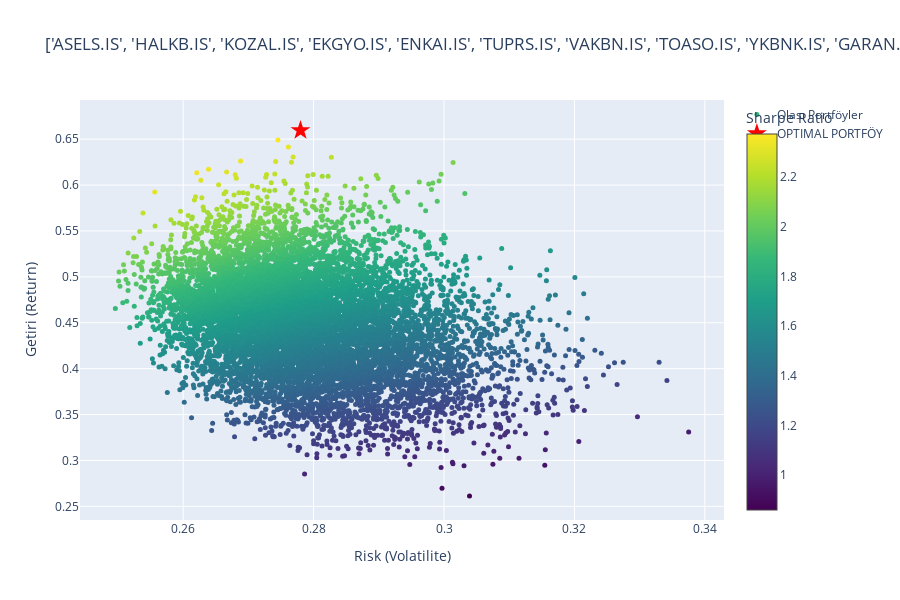

Notebook source saved alongside this figure:
### Markdown cell above
## Best Portfolio with Monte Carlo Simulation

### Code cell
import plotly.graph_objects as go

symbols = top_10_symbols
period = '1y'

df_portfolio = get_portfolio_history(symbols, period=period)

# ---  Simülasyon Ayarları ---
num_portfolios = 10000 # 10000 senaryo deneyelim
all_weights = np.zeros((num_portfolios, len(symbols)))
ret_arr = np.zeros(num_portfolios)
vol_arr = np.zeros(num_portfolios)
sharpe_arr = np.zeros(num_portfolios)

print(f"{num_portfolios} senaryo hesaplanıyor... for {period}")

# --- 3. Hızlı Döngü ---
for i in range(num_portfolios):
    # Rastgele ağırlıklar
    weights = np.random.random(len(symbols))
    weights = weights / np.sum(weights)
    all_weights[i, :] = weights
    
    # Performans Hesapla
    ret, vol = portfolio_performance_with_data(df_portfolio, list(weights), period='1y')
    
    ret_arr[i] = ret
    vol_arr[i] = vol
    sharpe_arr[i] = ret / vol

# --- 4. En İyisini Bul ---
max_sharpe_idx = sharpe_arr.argmax()
best_ret = ret_arr[max_sharpe_idx]
best_vol = vol_arr[max_sharpe_idx]
best_w = all_weights[max_sharpe_idx, :]

print("-" * 30)
print(f"EN İYİ PORTFÖY (Max Sharpe: {sharpe_arr[max_sharpe_idx]:.2f})")
print(f"Getiri: %{best_ret:.2%}")
print(f"Risk:   %{best_vol:.2%}")
print("DAĞILIM:")
for i, s in enumerate(symbols):
    print(f"{s}: %{best_w[i]:.2%}")
print("-" * 30)


# --- 5. Görselleştirme ---
fig = go.Figure()

# Tüm Senaryolar
fig.add_trace(go.Scatter(
    x=vol_arr, y=ret_arr,
    mode='markers',
    marker=dict(
        size=5,
        color=sharpe_arr,
        colorscale='Viridis',
        showscale=True,
        colorbar=dict(title="Sharpe Ratio")
    ),
    text=[f"Sharpe: {s:.2f}" for s in sharpe_arr],
    name='Olası Portföyler'
))

# En İyi Nokta
fig.add_trace(go.Scatter(
    x=[best_vol], y=[best_ret],
    mode='markers',
    marker=dict(color='red', size=15, symbol='star'),
    name='OPTIMAL PORTFÖY'
))

fig.update_layout(
    title=f'{symbols} Efficient Frontier Analizi',
    xaxis_title='Risk (Volatilite)',
    yaxis_title='Getiri (Return)',
    height=600
)

fig.show()

print("Bitti.")

### Figure 1 — Plotly figure (JSON) as saved in the notebook; plotly's stock layout.template omitted (floating-point values rounded to 4 significant figures; data arrays with more than 128 entries replaced by an {"elided": "..."} marker saying what was removed)
{"data": [{"marker": {"color": {"elided": "10000 float values"}, "colorbar": {"title": {"text": "Sharpe Ratio"}}, "colorscale": [[0, "#440154"], [0.1111, "#482878"], [0.2222, "#3e4989"], [0.3333, "#31688e"], [0.4444, "#26828e"], [0.5556, "#1f9e89"], [0.6667, "#35b779"], [0.7778, "#6ece58"], [0.8889, "#b5de2b"], [1, "#fde725"]], "showscale": true, "size": 5}, "mode": "markers", "name": "Olası Portföyler", "text": {"elided": "10000 str values"}, "type": "scatter", "x": {"elided": "10000 float values"}, "y": {"elided": "10000 float values"}}, {"marker": {"color": "red", "size": 15, "symbol": "star"}, "mode": "markers", "name": "OPTIMAL PORTFÖY", "type": "scatter", "x": [0.278], "y": [0.6596]}], "layout": {"height": 600, "title": {"text": "['ASELS.IS', 'HALKB.IS', 'KOZAL.IS', 'EKGYO.IS', 'ENKAI.IS', 'TUPRS.IS', 'VAKBN.IS', 'TOASO.IS', 'YKBNK.IS', 'GARAN.IS'] Efficient Frontier Analizi"}, "xaxis": {"title": {"text": "Risk (Volatilite)"}}, "yaxis": {"title": {"text": "Getiri (Return)"}}}}
